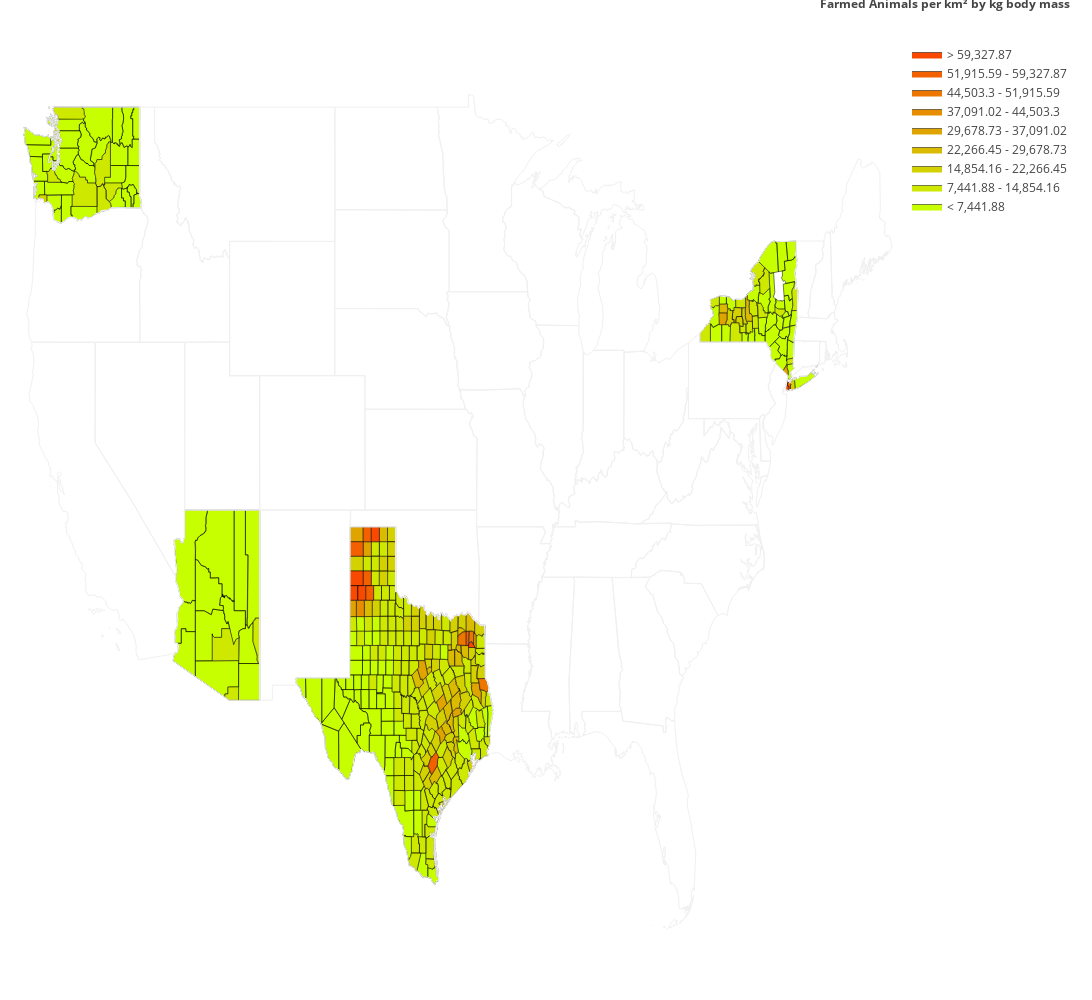

Write notebook code for a chart like this one.
### Code cell
def land_area(fips):
    return countyInfo.loc[int(fips)]['Land Area\nkm²']

def population(fips):
    return countyInfo.loc[int(fips)]['Population\n(2010)']

def aggregate(state_data, keys, agg_function):
    """
    agg_function should take in a fips number, as well as |keys| inputs
    (in the same order), and return a single value. Undefined inputs
    are replaced with 0.
    """
    fips = {x for key in keys for x in state_data[key].index}
    values = []
    for x in fips:
        args = [state_data[key]['VALUE'][x] if x in state_data[key]['VALUE'].index else state_data[key]['VALUE'].mean() for key in keys]
        values.append(agg_function(x, *args))
    return fips, values

animal_keys = cow_keys + pig_keys + chicken_keys + turkey_keys

fips = []
values = []
for state in disease_data_states:
    data = animalInventories[state]
    agg_function = lambda x, y1, y2, y3, y4, y5, y6, y7, y8, y9: (550*y1 + 550*y2 + 550*y3 + 180*y4 + 4*y5 + 2*y6 + 4*y7 + 4*y8 + 16*y9) / land_area(x)
    new_fips, new_values = aggregate(data, animal_keys, agg_function)
    fips += new_fips
    values += new_values

endpts = list(np.mgrid[min(values):max(values) / 4 :10j])
#endpts = list(np.mgrid[0:100:10j])

colorscale = valsToColors(endpts, [200,255,0], [255,50,0])
endpts.pop(0)
endpts.pop(-1)

fig = ff.create_choropleth(fips=fips, values=values, scope=['USA'],
                           binning_endpoints=endpts, colorscale=colorscale,
                           county_outline={'color': 'rgb(0,0,0)', 'width': 0.5},
                           legend_title='Farmed Animals per km² by kg body mass')

fig.layout.template = None
fig.update_layout(width=2500, height=1000)
fig.show()
